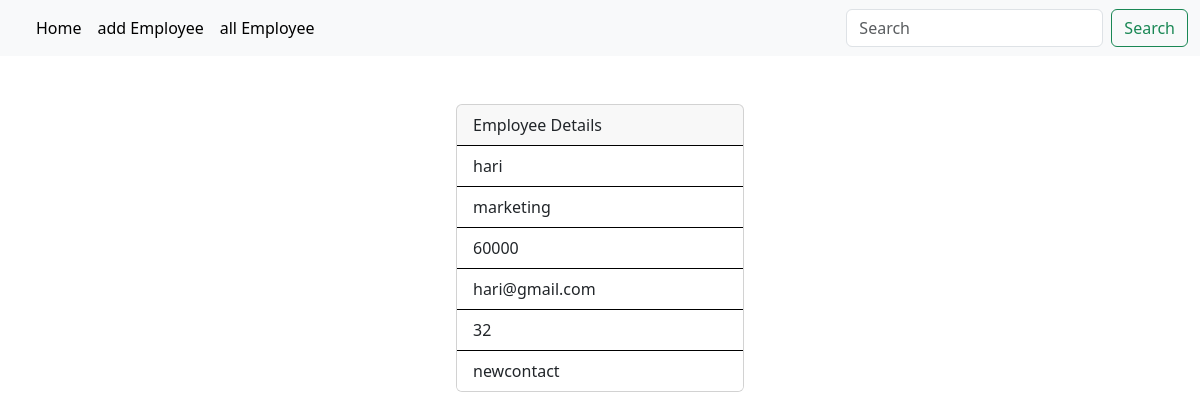
/employees/2 (signed in), run on the app's committed database.
### crm/models.py (models this page shows, shortened)
class Employees(models.Model):
    name=models.CharField(max_length=200)
    department=models.CharField(max_length=200)
    salary=models.PositiveIntegerField()
    email=models.EmailField(unique=True)
    age=models.PositiveIntegerField()
    contact=models.CharField(null=True,max_length=200)
    profile_pic=models.ImageField(upload_to="image",null=True)

### crm/views.py (the view)
# urls.py: path("employees/<int:pk>",views.EmployeeDetailView.as_view(),name="emp-details"),
@method_decorator(signin_required,name="dispatch")
class EmployeeDetailView(View):
    def get(self,request,*args,**kwargs):
        id=kwargs.get("pk")
        qs=Employees.objects.get(id=id)
        return render(request,"emp_detail.html",{"data":qs})

### crm/views.py (called while the page is built)
def signin_required(fn):
    def wrapper(request,*args,**kwargs):
        if not request.user.is_authenticated:
            messages.error(request,"invalid session")
            return redirect("signin")
        else:
            return fn(request,*args,**kwargs)
    return wrapper

### crm/templates/emp_detail.html
{%extends 'base.html'%}
{%block body_block%}
<div class="container mt-5 d-flex justify-content-center">
  <div><div class="card" style="width: 18rem; ">
     <div class="card-header border-black ">
       Employee Details
     </div>
     <ul class="list-group list-group-flush">
       <li class="list-group-item border-black">{{data.name}}</li>
       <li class="list-group-item border-black">{{data.department}}</li>
       <li class="list-group-item border-black">{{data.salary}}</li>
       <li class="list-group-item border-black">{{data.email}}</li>
       <li class="list-group-item border-black">{{data.age}}</li>
       <li class="list-group-item border-black">{{data.contact}}</li>
     </ul>
   </div></div>
</div>
{%endblock%}

### data on the page
Employees: name "hari", department "marketing", salary "60000", email "hari@gmail.com", age "32", contact "newcontact"
